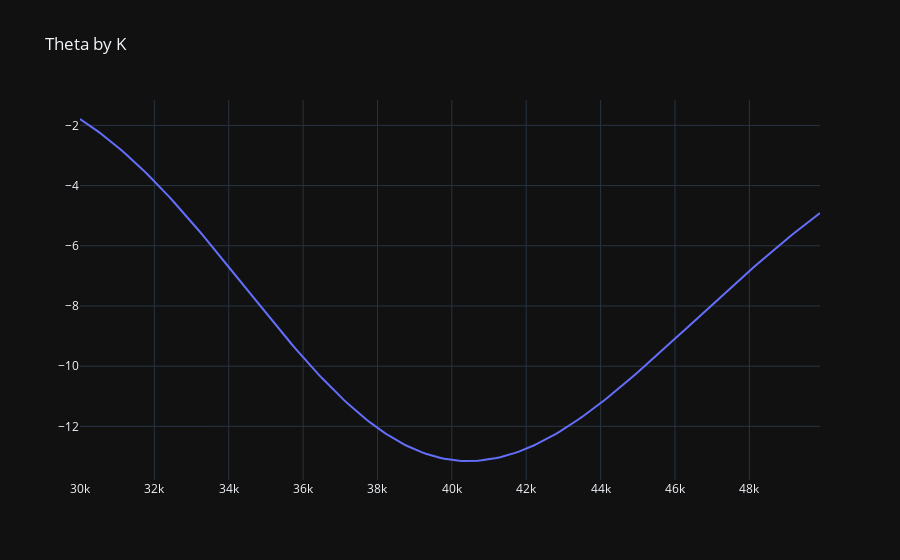

Source (notebook cell):
### Code cell
#Theta
#K
theta_k = []

for i in np.arange(30000,50000,100):
    theta_k.append((get_all_greeks('c',40000,int(i),0.25,0,0.3)['theta'])[0])

trace = go.Scatter(x=np.arange(30000,50000,100),
                   y=theta_k,
                   mode='lines',
                   name='theta_byK')
data = [trace]
py.offline.iplot({'data':data,"layout":go.Layout(title="Theta by K")})

### Figure 1 — Plotly figure (JSON) as saved in the notebook; plotly's stock layout.template omitted (floating-point values rounded to 4 significant figures; data arrays with more than 128 entries replaced by an {"elided": "..."} marker saying what was removed)
{"data": [{"mode": "lines", "name": "theta_byK", "x": {"elided": "200 int values"}, "y": {"elided": "200 float values"}, "type": "scatter"}], "layout": {"title": {"text": "Theta by K"}}}
